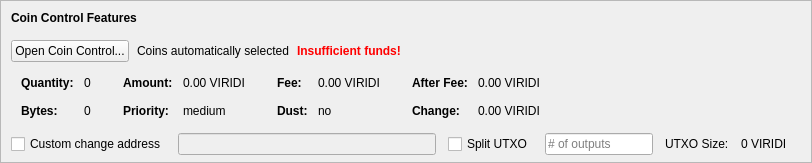
    <widget class="QFrame" name="frameCoinControl">
     <property name="sizePolicy">
      <sizepolicy hsizetype="Expanding" vsizetype="Expanding">
       <horstretch>0</horstretch>
       <verstretch>0</verstretch>
      </sizepolicy>
     </property>
     <property name="maximumSize">
      <size>
       <width>16777215</width>
       <height>16777215</height>
      </size>
     </property>
     <property name="frameShape">
      <enum>QFrame::StyledPanel</enum>
     </property>
     <property name="frameShadow">
      <enum>QFrame::Sunken</enum>
     </property>
     <layout class="QVBoxLayout" name="verticalLayoutCoinControl2">
      <property name="spacing">
       <number>0</number>
      </property>
      <property name="leftMargin">
       <number>0</number>
      </property>
      <property name="topMargin">
       <number>0</number>
      </property>
      <property name="rightMargin">
       <number>0</number>
      </property>
      <property name="bottomMargin">
       <number>6</number>
      </property>
      <item>
       <layout class="QVBoxLayout" name="verticalLayoutCoinControl" stretch="0,0,0,0,1">
        <property name="spacing">
         <number>0</number>
        </property>
        <property name="leftMargin">
         <number>10</number>
        </property>
        <property name="topMargin">
         <number>10</number>
        </property>
        <item>
         <layout class="QHBoxLayout" name="horizontalLayoutCoinControl1">
          <property name="bottomMargin">
           <number>15</number>
          </property>
          <item>
           <widget class="QLabel" name="labelCoinControlFeatures">
            <property name="sizePolicy">
             <sizepolicy hsizetype="Preferred" vsizetype="Maximum">
              <horstretch>0</horstretch>
              <verstretch>0</verstretch>
             </sizepolicy>
            </property>
            <property name="font">
             <font>
              <weight>75</weight>
              <bold>true</bold>
             </font>
            </property>
            <property name="styleSheet">
             <string notr="true">font-weight:bold;</string>
            </property>
            <property name="text">
             <string>Coin Control Features</string>
            </property>
           </widget>
          </item>
         </layout>
        </item>
        <item>
         <layout class="QHBoxLayout" name="horizontalLayoutCoinControl2" stretch="0,0,0,0">
          <property name="spacing">
           <number>8</number>
          </property>
          <property name="bottomMargin">
           <number>10</number>
          </property>
          <item>
           <widget class="QPushButton" name="pushButtonCoinControl">
            <property name="styleSheet">
             <string notr="true"/>
            </property>
            <property name="text">
             <string>Open Coin Control...</string>
            </property>
            <property name="autoDefault">
             <bool>false</bool>
            </property>
           </widget>
          </item>
          <item>
           <widget class="QLabel" name="labelCoinControlAutomaticallySelected">
            <property name="text">
             <string>Coins automatically selected</string>
            </property>
            <property name="margin">
             <number>5</number>
            </property>
           </widget>
          </item>
          <item>
           <widget class="QLabel" name="labelCoinControlInsuffFunds">
            <property name="font">
             <font>
              <weight>75</weight>
              <bold>true</bold>
             </font>
            </property>
            <property name="styleSheet">
             <string notr="true">color:red;font-weight:bold;</string>
            </property>
            <property name="text">
             <string>Insufficient funds!</string>
            </property>
            <property name="margin">
             <number>5</number>
            </property>
           </widget>
          </item>
          <item>
           <spacer name="horizontalSpacerCoinControl">
            <property name="orientation">
             <enum>Qt::Horizontal</enum>
            </property>
            <property name="sizeHint" stdset="0">
             <size>
              <width>40</width>
              <height>1</height>
             </size>
            </property>
           </spacer>
          </item>
         </layout>
        </item>
        <item>
         <widget class="QWidget" name="widgetCoinControl" native="true">
          <property name="sizePolicy">
           <sizepolicy hsizetype="Preferred" vsizetype="Preferred">
            <horstretch>0</horstretch>
            <verstretch>0</verstretch>
           </sizepolicy>
          </property>
          <property name="minimumSize">
           <size>
            <width>0</width>
            <height>0</height>
           </size>
          </property>
          <property name="styleSheet">
           <string notr="true"/>
          </property>
          <layout class="QHBoxLayout" name="horizontalLayoutCoinControl5">
           <property name="leftMargin">
            <number>0</number>
           </property>
           <property name="topMargin">
            <number>0</number>
           </property>
           <property name="rightMargin">
            <number>0</number>
           </property>
           <property name="bottomMargin">
            <number>0</number>
           </property>
           <item>
            <layout class="QHBoxLayout" name="horizontalLayoutCoinControl3" stretch="0,0,0,1">
             <property name="spacing">
              <number>20</number>
             </property>
             <property name="topMargin">
              <number>0</number>
             </property>
             <property name="bottomMargin">
              <number>10</number>
             </property>
             <item>
              <layout class="QFormLayout" name="formLayoutCoinControl1">
               <property name="horizontalSpacing">
                <number>10</number>
               </property>
               <property name="verticalSpacing">
                <number>14</number>
               </property>
               <property name="leftMargin">
                <number>10</number>
               </property>
               <property name="topMargin">
                <number>4</number>
               </property>
               <property name="rightMargin">
                <number>6</number>
               </property>
               <item row="0" column="0">
                <widget class="QLabel" name="labelCoinControlQuantityText">
                 <property name="font">
                  <font>
                   <weight>75</weight>
                   <bold>true</bold>
                  </font>
                 </property>
                 <property name="text">
                  <string>Quantity:</string>
                 </property>
                 <property name="margin">
                  <number>0</number>
                 </property>
                </widget>
               </item>
               <item row="0" column="1">
                <widget class="QLabel" name="labelCoinControlQuantity">
                 <property name="cursor">
                  <cursorShape>IBeamCursor</cursorShape>
                 </property>
                 <property name="contextMenuPolicy">
                  <enum>Qt::ActionsContextMenu</enum>
                 </property>
                 <property name="text">
                  <string notr="true">0</string>
                 </property>
                 <property name="margin">
                  <number>0</number>
                 </property>
                 <property name="textInteractionFlags">
                  <set>Qt::LinksAccessibleByMouse|Qt::TextSelectableByKeyboard|Qt::TextSelectableByMouse</set>
                 </property>
                </widget>
               </item>
               <item row="1" column="0">
                <widget class="QLabel" name="labelCoinControlBytesText">
                 <property name="font">
                  <font>
                   <weight>75</weight>
                   <bold>true</bold>
                  </font>
                 </property>
                 <property name="text">
                  <string>Bytes:</string>
                 </property>
                </widget>
               </item>
               <item row="1" column="1">
                <widget class="QLabel" name="labelCoinControlBytes">
                 <property name="cursor">
                  <cursorShape>IBeamCursor</cursorShape>
                 </property>
                 <property name="contextMenuPolicy">
                  <enum>Qt::ActionsContextMenu</enum>
                 </property>
                 <property name="text">
                  <string notr="true">0</string>
                 </property>
                 <property name="textInteractionFlags">
                  <set>Qt::LinksAccessibleByMouse|Qt::TextSelectableByKeyboard|Qt::TextSelectableByMouse</set>
                 </property>
                </widget>
               </item>
              </layout>
             </item>
             <item>
              <layout class="QFormLayout" name="formLayoutCoinControl2">
               <property name="horizontalSpacing">
                <number>10</number>
               </property>
               <property name="verticalSpacing">
                <number>14</number>
               </property>
               <property name="leftMargin">
                <number>6</number>
               </property>
               <property name="topMargin">
                <number>4</number>
               </property>
               <property name="rightMargin">
                <number>6</number>
               </property>
               <item row="0" column="0">
                <widget class="QLabel" name="labelCoinControlAmountText">
                 <property name="font">
                  <font>
                   <weight>75</weight>
                   <bold>true</bold>
                  </font>
                 </property>
                 <property name="text">
                  <string>Amount:</string>
                 </property>
                 <property name="margin">
                  <number>0</number>
                 </property>
                </widget>
               </item>
               <item row="0" column="1">
                <widget class="QLabel" name="labelCoinControlAmount">
                 <property name="cursor">
                  <cursorShape>IBeamCursor</cursorShape>
                 </property>
                 <property name="contextMenuPolicy">
                  <enum>Qt::ActionsContextMenu</enum>
                 </property>
                 <property name="text">
                  <string notr="true">0.00 VIRIDI</string>
                 </property>
                 <property name="textInteractionFlags">
                  <set>Qt::LinksAccessibleByMouse|Qt::TextSelectableByKeyboard|Qt::TextSelectableByMouse</set>
                 </property>
                </widget>
               </item>
               <item row="1" column="0">
                <widget class="QLabel" name="labelCoinControlPriorityText">
                 <property name="font">
                  <font>
                   <weight>75</weight>
                   <bold>true</bold>
                  </font>
                 </property>
                 <property name="text">
                  <string>Priority:</string>
                 </property>
                </widget>
               </item>
               <item row="1" column="1">
                <widget class="QLabel" name="labelCoinControlPriority">
                 <property name="cursor">
                  <cursorShape>IBeamCursor</cursorShape>
                 </property>
                 <property name="contextMenuPolicy">
                  <enum>Qt::ActionsContextMenu</enum>
                 </property>
                 <property name="text">
                  <string>medium</string>
                 </property>
                 <property name="textInteractionFlags">
                  <set>Qt::LinksAccessibleByMouse|Qt::TextSelectableByKeyboard|Qt::TextSelectableByMouse</set>
                 </property>
                </widget>
               </item>
              </layout>
             </item>
             <item>
              <layout class="QFormLayout" name="formLayoutCoinControl3">
               <property name="horizontalSpacing">
                <number>10</number>
               </property>
               <property name="verticalSpacing">
                <number>14</number>
               </property>
               <property name="leftMargin">
                <number>6</number>
               </property>
               <property name="topMargin">
                <number>4</number>
               </property>
               <property name="rightMargin">
                <number>6</number>
               </property>
               <item row="0" column="0">
                <widget class="QLabel" name="labelCoinControlFeeText">
                 <property name="font">
                  <font>
                   <weight>75</weight>
                   <bold>true</bold>
                  </font>
                 </property>
                 <property name="text">
                  <string>Fee:</string>
                 </property>
                 <property name="margin">
                  <number>0</number>
                 </property>
                </widget>
               </item>
               <item row="0" column="1">
                <widget class="QLabel" name="labelCoinControlFee">
                 <property name="cursor">
                  <cursorShape>IBeamCursor</cursorShape>
                 </property>
                 <property name="contextMenuPolicy">
                  <enum>Qt::ActionsContextMenu</enum>
                 </property>
                 <property name="text">
                  <string notr="true">0.00 VIRIDI</string>
                 </property>
                 <property name="textInteractionFlags">
                  <set>Qt::LinksAccessibleByMouse|Qt::TextSelectableByKeyboard|Qt::TextSelectableByMouse</set>
                 </property>
                </widget>
               </item>
               <item row="1" column="0">
                <widget class="QLabel" name="labelCoinControlLowOutputText">
                 <property name="font">
                  <font>
                   <weight>75</weight>
                   <bold>true</bold>
                  </font>
                 </property>
                 <property name="text">
                  <string>Dust:</string>
                 </property>
                </widget>
               </item>
               <item row="1" column="1">
                <widget class="QLabel" name="labelCoinControlLowOutput">
                 <property name="cursor">
                  <cursorShape>IBeamCursor</cursorShape>
                 </property>
                 <property name="contextMenuPolicy">
                  <enum>Qt::ActionsContextMenu</enum>
                 </property>
                 <property name="text">
                  <string>no</string>
                 </property>
                 <property name="textInteractionFlags">
                  <set>Qt::LinksAccessibleByMouse|Qt::TextSelectableByKeyboard|Qt::TextSelectableByMouse</set>
                 </property>
                </widget>
               </item>
              </layout>
             </item>
             <item>
              <layout class="QFormLayout" name="formLayoutCoinControl4">
               <property name="horizontalSpacing">
                <number>10</number>
               </property>
               <property name="verticalSpacing">
                <number>14</number>
               </property>
               <property name="leftMargin">
                <number>6</number>
               </property>
               <property name="topMargin">
                <number>4</number>
               </property>
               <property name="rightMargin">
                <number>6</number>
               </property>
               <item row="0" column="0">
                <widget class="QLabel" name="labelCoinControlAfterFeeText">
                 <property name="font">
                  <font>
                   <weight>75</weight>
                   <bold>true</bold>
                  </font>
                 </property>
                 <property name="text">
                  <string>After Fee:</string>
                 </property>
                 <property name="margin">
                  <number>0</number>
                 </property>
                </widget>
               </item>
               <item row="0" column="1">
                <widget class="QLabel" name="labelCoinControlAfterFee">
                 <property name="cursor">
                  <cursorShape>IBeamCursor</cursorShape>
                 </property>
                 <property name="contextMenuPolicy">
                  <enum>Qt::ActionsContextMenu</enum>
                 </property>
                 <property name="text">
                  <string notr="true">0.00 VIRIDI</string>
                 </property>
                 <property name="textInteractionFlags">
                  <set>Qt::LinksAccessibleByMouse|Qt::TextSelectableByKeyboard|Qt::TextSelectableByMouse</set>
                 </property>
                </widget>
               </item>
               <item row="1" column="0">
                <widget class="QLabel" name="labelCoinControlChangeText">
                 <property name="font">
                  <font>
                   <weight>75</weight>
                   <bold>true</bold>
                  </font>
                 </property>
                 <property name="text">
                  <string>Change:</string>
                 </property>
                </widget>
               </item>
               <item row="1" column="1">
                <widget class="QLabel" name="labelCoinControlChange">
                 <property name="cursor">
                  <cursorShape>IBeamCursor</cursorShape>
                 </property>
                 <property name="contextMenuPolicy">
                  <enum>Qt::ActionsContextMenu</enum>
                 </property>
                 <property name="text">
                  <string notr="true">0.00 VIRIDI</string>
                 </property>
                 <property name="textInteractionFlags">
                  <set>Qt::LinksAccessibleByMouse|Qt::TextSelectableByKeyboard|Qt::TextSelectableByMouse</set>
                 </property>
                </widget>
               </item>
              </layout>
             </item>
            </layout>
           </item>
          </layout>
         </widget>
        </item>
        <item>
         <layout class="QHBoxLayout" name="horizontalLayoutCoinControl4" stretch="0,0,0,0,0,0,0">
          <property name="spacing">
           <number>12</number>
          </property>
          <property name="sizeConstraint">
           <enum>QLayout::SetDefaultConstraint</enum>
          </property>
          <property name="topMargin">
           <number>5</number>
          </property>
          <property name="rightMargin">
           <number>5</number>
          </property>
          <item>
           <widget class="QCheckBox" name="checkBoxCoinControlChange">
            <property name="toolTip">
             <string>If this is activated, but the change address is empty or invalid, change will be sent to a newly generated address.</string>
            </property>
            <property name="text">
             <string>Custom change address</string>
            </property>
           </widget>
          </item>
          <item>
           <widget class="QValidatedLineEdit" name="lineEditCoinControlChange">
            <property name="enabled">
             <bool>false</bool>
            </property>
            <property name="sizePolicy">
             <sizepolicy hsizetype="Expanding" vsizetype="Fixed">
              <horstretch>0</horstretch>
              <verstretch>0</verstretch>
             </sizepolicy>
            </property>
           </widget>
          </item>
          <item>
           <widget class="QCheckBox" name="splitBlockCheckBox">
            <property name="text">
             <string>Split UTXO</string>
            </property>
           </widget>
          </item>
          <item>
           <widget class="QLineEdit" name="splitBlockLineEdit">
            <property name="sizePolicy">
             <sizepolicy hsizetype="Fixed" vsizetype="Fixed">
              <horstretch>50</horstretch>
              <verstretch>0</verstretch>
             </sizepolicy>
            </property>
            <property name="placeholderText">
             <string># of outputs</string>
            </property>
           </widget>
          </item>
          <item>
           <widget class="QLabel" name="labelBlockSizeText">
            <property name="text">
             <string>UTXO Size:</string>
            </property>
           </widget>
          </item>
          <item>
           <widget class="QLabel" name="labelBlockSize">
            <property name="text">
             <string>0 VIRIDI</string>
            </property>
           </widget>
          </item>
          <item>
           <widget class="QLabel" name="labelCoinControlChangeLabel">
            <property name="sizePolicy">
             <sizepolicy hsizetype="Preferred" vsizetype="Expanding">
              <horstretch>0</horstretch>
              <verstretch>0</verstretch>
             </sizepolicy>
            </property>
            <property name="minimumSize">
             <size>
              <width>0</width>
              <height>0</height>
             </size>
            </property>
            <property name="text">
             <string/>
            </property>
            <property name="margin">
             <number>3</number>
            </property>
           </widget>
          </item>
         </layout>
        </item>
        <item>
         <spacer name="verticalSpacerCoinControl">
          <property name="orientation">
           <enum>Qt::Vertical</enum>
          </property>
          <property name="sizeHint" stdset="0">
           <size>
            <width>800</width>
            <height>1</height>
           </size>
          </property>
         </spacer>
        </item>
       </layout>
      </item>
     </layout>
    </widget>
